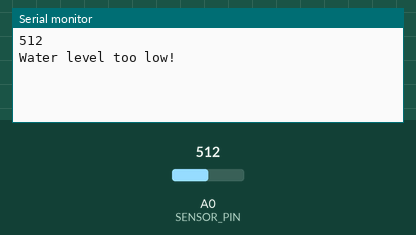
Simulated run of this sketch. Board: Arduino Uno, built with avr-gcc and run on an emulated ATmega328P. Shown: the last lines printed to the serial monitor. The test bench sets the inputs (shaded band); at power-on: A0 (SENSOR_PIN) = 512.

Above: at 1.8 s.
1.9 s: A0 (SENSOR_PIN) set to 716
At 2.8 s:
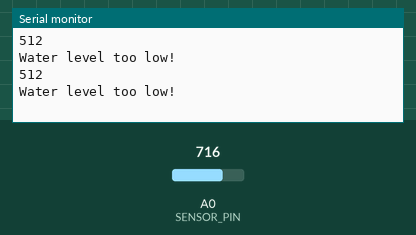
3.4 s: A0 (SENSOR_PIN) set to 900
At 4.4 s:
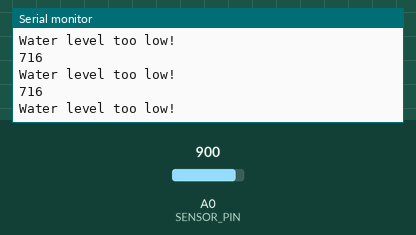
Timing chart, 0 to 6.4 s (numbered marks = the images above; inputs shaded):
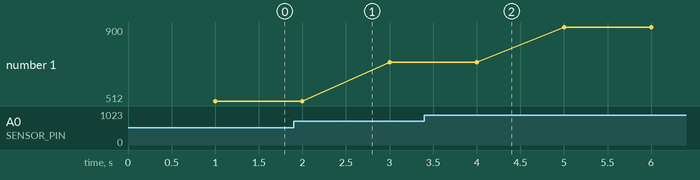

The sketch:

Water_Sensor.ino
```cpp
//Hewitt McGaughey
//For use with arduino currently
const int SENSOR_PIN = A0; //defining pin sensor will read from
int sensValue = 0; //for the value read by the temp sensor
const int threshValue = 300; //threshold for the sensor value

void setup() {
  Serial.begin(115200);
  pinMode(SENSOR_PIN, INPUT); //not sure if needed

}

void loop() {
  sensValue = analogRead(SENSOR_PIN); //will be more useful later
  delay(1000);
  Serial.println(sensValue);
  if(sensValue > threshValue)
  {
    Serial.println("Water level too low!");
  }

}
```

Measured:
- plotted number 1: 512 → 716 after the input at 1.9 s, 716 → 900 after the input at 3.4 s
